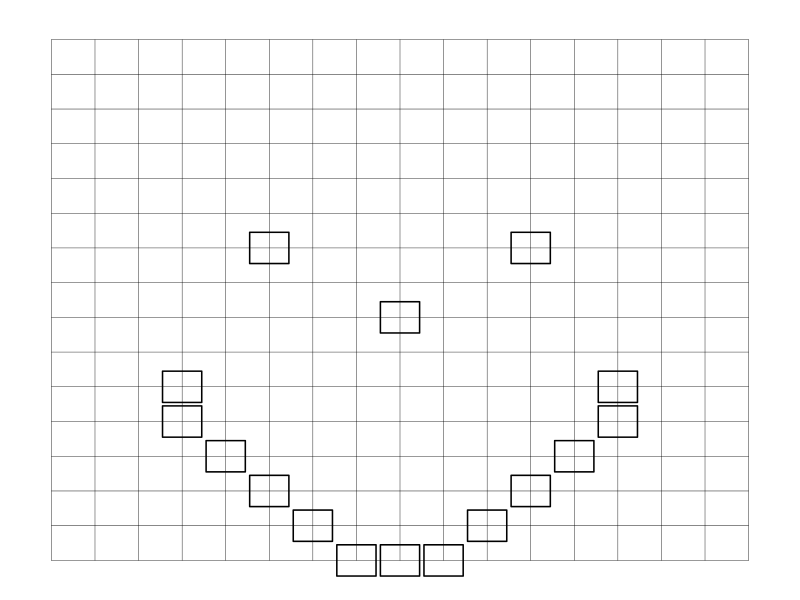
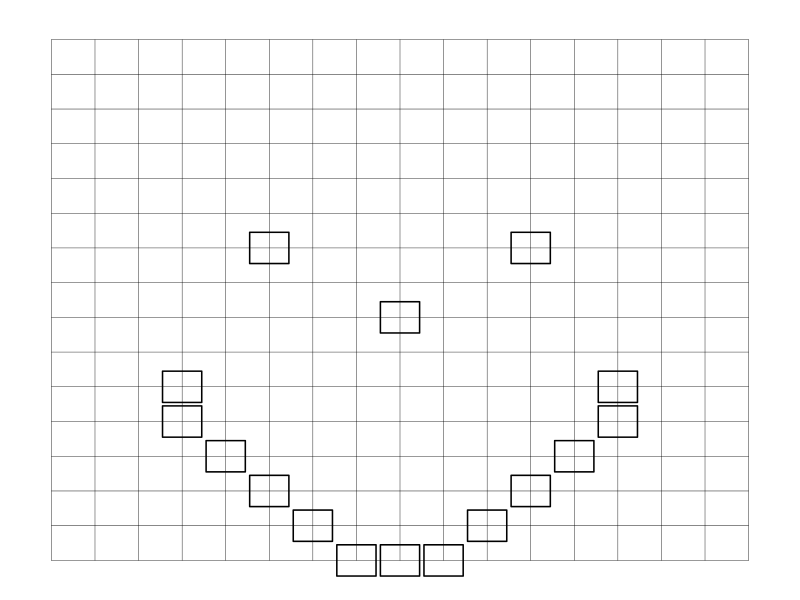

Recreate these plots in R, in order.
library(svglite)

make_plot <- function() {
  old <- par(mar = c(0,0,0,0), bg = "white")
  plot(0, 0, type = "n", xlim = c(0.5, 17.5), ylim = c(0.5, 16.5),
       axes = FALSE, xlab = "", ylab = "")
  for (i in 1:17) lines(c(i, i), c(1, 16), lwd = 0.4)
  for (j in 1:16) lines(c(1, 17), c(j, j), lwd = 0.4)
  cells <- list(c(9,8), c(6,10), c(12,10), c(4,6), c(14,6), c(4,5), c(14,5),
                c(5,4), c(13,4), c(6,3), c(12,3), c(7,2), c(11,2),
                c(8,1), c(9,1), c(10,1))
  for (k in seq_along(cells)) {
    x <- cells[[k]][1]; y <- cells[[k]][2]
    rect(x-0.45, y-0.45, x+0.45, y+0.45, border = "black", lwd = 1.5)
  }
  par(old)
}

svglite("C:/Users/18904/Github/primary-mathematics/figures/week89-2.svg", width = 5, height = 4.5)
make_plot(); dev.off()
cairo_pdf("C:/Users/18904/Github/primary-mathematics/figures/week89-2.pdf", width = 5, height = 4.5)
make_plot(); dev.off()
cat("done\n")
